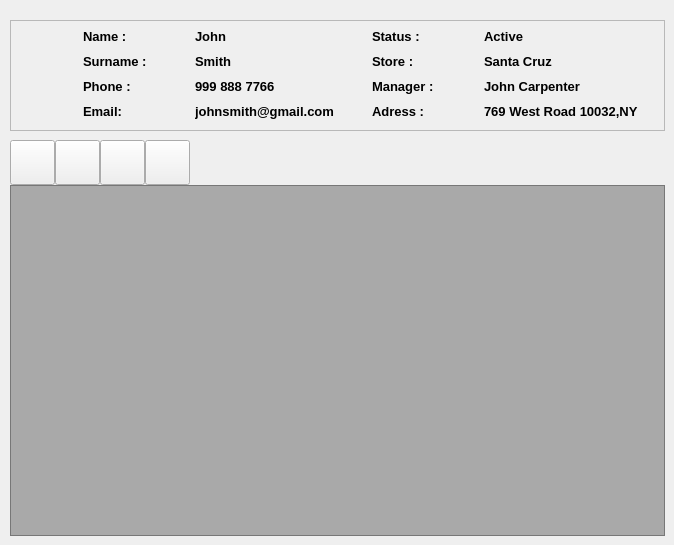
      <widget class="QWidget" name="page_5">
       <widget class="QPushButton" name="pushButton_20">
        <property name="geometry">
         <rect>
          <x>55</x>
          <y>140</y>
          <width>45</width>
          <height>45</height>
         </rect>
        </property>
        <property name="minimumSize">
         <size>
          <width>45</width>
          <height>45</height>
         </size>
        </property>
        <property name="maximumSize">
         <size>
          <width>45</width>
          <height>45</height>
         </size>
        </property>
        <property name="text">
         <string/>
        </property>
        <property name="icon">
         <iconset resource="bookstore.qrc">
          <normaloff>:/Icons/edit.svg</normaloff>:/Icons/edit.svg</iconset>
        </property>
        <property name="iconSize">
         <size>
          <width>40</width>
          <height>40</height>
         </size>
        </property>
       </widget>
       <widget class="QTableView" name="tableView_4">
        <property name="geometry">
         <rect>
          <x>10</x>
          <y>185</y>
          <width>655</width>
          <height>351</height>
         </rect>
        </property>
        <property name="styleSheet">
         <string notr="true">background-color:rgb(0,0,0,75);</string>
        </property>
       </widget>
       <widget class="QFrame" name="frame_27">
        <property name="geometry">
         <rect>
          <x>10</x>
          <y>20</y>
          <width>655</width>
          <height>111</height>
         </rect>
        </property>
        <property name="minimumSize">
         <size>
          <width>140</width>
          <height>20</height>
         </size>
        </property>
        <property name="font">
         <font>
          <weight>75</weight>
          <bold>true</bold>
         </font>
        </property>
        <property name="frameShape">
         <enum>QFrame::StyledPanel</enum>
        </property>
        <property name="frameShadow">
         <enum>QFrame::Raised</enum>
        </property>
        <layout class="QGridLayout" name="gridLayout_4">
         <property name="leftMargin">
          <number>5</number>
         </property>
         <property name="topMargin">
          <number>5</number>
         </property>
         <property name="rightMargin">
          <number>5</number>
         </property>
         <property name="bottomMargin">
          <number>5</number>
         </property>
         <property name="horizontalSpacing">
          <number>2</number>
         </property>
         <property name="verticalSpacing">
          <number>5</number>
         </property>
         <item row="0" column="3">
          <widget class="QLabel" name="label_117">
           <property name="minimumSize">
            <size>
             <width>110</width>
             <height>20</height>
            </size>
           </property>
           <property name="maximumSize">
            <size>
             <width>110</width>
             <height>20</height>
            </size>
           </property>
           <property name="font">
            <font>
             <pointsize>10</pointsize>
             <weight>75</weight>
             <bold>true</bold>
            </font>
           </property>
           <property name="text">
            <string>Status :</string>
           </property>
           <property name="scaledContents">
            <bool>false</bool>
           </property>
           <property name="wordWrap">
            <bool>false</bool>
           </property>
          </widget>
         </item>
         <item row="2" column="1">
          <widget class="QLabel" name="label_118">
           <property name="minimumSize">
            <size>
             <width>110</width>
             <height>20</height>
            </size>
           </property>
           <property name="maximumSize">
            <size>
             <width>110</width>
             <height>20</height>
            </size>
           </property>
           <property name="font">
            <font>
             <pointsize>10</pointsize>
             <weight>75</weight>
             <bold>true</bold>
            </font>
           </property>
           <property name="text">
            <string>Phone :</string>
           </property>
           <property name="scaledContents">
            <bool>false</bool>
           </property>
           <property name="wordWrap">
            <bool>false</bool>
           </property>
          </widget>
         </item>
         <item row="0" column="1">
          <widget class="QLabel" name="label_119">
           <property name="minimumSize">
            <size>
             <width>110</width>
             <height>20</height>
            </size>
           </property>
           <property name="maximumSize">
            <size>
             <width>110</width>
             <height>20</height>
            </size>
           </property>
           <property name="font">
            <font>
             <pointsize>10</pointsize>
             <weight>75</weight>
             <bold>true</bold>
            </font>
           </property>
           <property name="text">
            <string>Name :</string>
           </property>
           <property name="scaledContents">
            <bool>false</bool>
           </property>
           <property name="wordWrap">
            <bool>false</bool>
           </property>
          </widget>
         </item>
         <item row="3" column="1">
          <widget class="QLabel" name="label_120">
           <property name="minimumSize">
            <size>
             <width>110</width>
             <height>20</height>
            </size>
           </property>
           <property name="maximumSize">
            <size>
             <width>110</width>
             <height>20</height>
            </size>
           </property>
           <property name="font">
            <font>
             <pointsize>10</pointsize>
             <weight>75</weight>
             <bold>true</bold>
            </font>
           </property>
           <property name="text">
            <string>Email:</string>
           </property>
           <property name="scaledContents">
            <bool>false</bool>
           </property>
           <property name="wordWrap">
            <bool>false</bool>
           </property>
          </widget>
         </item>
         <item row="3" column="3">
          <widget class="QLabel" name="label_121">
           <property name="minimumSize">
            <size>
             <width>110</width>
             <height>20</height>
            </size>
           </property>
           <property name="maximumSize">
            <size>
             <width>110</width>
             <height>20</height>
            </size>
           </property>
           <property name="font">
            <font>
             <pointsize>10</pointsize>
             <weight>75</weight>
             <bold>true</bold>
            </font>
           </property>
           <property name="text">
            <string>Adress :</string>
           </property>
           <property name="scaledContents">
            <bool>false</bool>
           </property>
           <property name="wordWrap">
            <bool>false</bool>
           </property>
          </widget>
         </item>
         <item row="2" column="3">
          <widget class="QLabel" name="label_122">
           <property name="minimumSize">
            <size>
             <width>110</width>
             <height>20</height>
            </size>
           </property>
           <property name="maximumSize">
            <size>
             <width>110</width>
             <height>20</height>
            </size>
           </property>
           <property name="font">
            <font>
             <pointsize>10</pointsize>
             <weight>75</weight>
             <bold>true</bold>
            </font>
           </property>
           <property name="text">
            <string>Manager :</string>
           </property>
           <property name="scaledContents">
            <bool>false</bool>
           </property>
           <property name="wordWrap">
            <bool>false</bool>
           </property>
          </widget>
         </item>
         <item row="0" column="0" rowspan="5">
          <widget class="QLabel" name="label_123">
           <property name="maximumSize">
            <size>
             <width>65</width>
             <height>16777215</height>
            </size>
           </property>
           <property name="text">
            <string/>
           </property>
           <property name="pixmap">
            <pixmap resource="bookstore.qrc">:/Icons/users.svg</pixmap>
           </property>
           <property name="alignment">
            <set>Qt::AlignCenter</set>
           </property>
          </widget>
         </item>
         <item row="1" column="3">
          <widget class="QLabel" name="label_124">
           <property name="minimumSize">
            <size>
             <width>110</width>
             <height>20</height>
            </size>
           </property>
           <property name="maximumSize">
            <size>
             <width>110</width>
             <height>20</height>
            </size>
           </property>
           <property name="font">
            <font>
             <pointsize>10</pointsize>
             <weight>75</weight>
             <bold>true</bold>
            </font>
           </property>
           <property name="text">
            <string>Store :</string>
           </property>
           <property name="scaledContents">
            <bool>false</bool>
           </property>
           <property name="wordWrap">
            <bool>false</bool>
           </property>
          </widget>
         </item>
         <item row="1" column="1">
          <widget class="QLabel" name="label_125">
           <property name="minimumSize">
            <size>
             <width>110</width>
             <height>20</height>
            </size>
           </property>
           <property name="maximumSize">
            <size>
             <width>110</width>
             <height>20</height>
            </size>
           </property>
           <property name="font">
            <font>
             <pointsize>10</pointsize>
             <weight>75</weight>
             <bold>true</bold>
            </font>
           </property>
           <property name="text">
            <string>Surname :</string>
           </property>
           <property name="scaledContents">
            <bool>false</bool>
           </property>
           <property name="wordWrap">
            <bool>false</bool>
           </property>
          </widget>
         </item>
         <item row="0" column="2">
          <widget class="QLabel" name="label_126">
           <property name="minimumSize">
            <size>
             <width>140</width>
             <height>20</height>
            </size>
           </property>
           <property name="font">
            <font>
             <pointsize>10</pointsize>
             <weight>75</weight>
             <bold>true</bold>
            </font>
           </property>
           <property name="text">
            <string>John</string>
           </property>
           <property name="scaledContents">
            <bool>false</bool>
           </property>
           <property name="wordWrap">
            <bool>false</bool>
           </property>
          </widget>
         </item>
         <item row="0" column="4">
          <widget class="QLabel" name="label_127">
           <property name="minimumSize">
            <size>
             <width>140</width>
             <height>20</height>
            </size>
           </property>
           <property name="font">
            <font>
             <pointsize>10</pointsize>
             <weight>75</weight>
             <bold>true</bold>
            </font>
           </property>
           <property name="text">
            <string>Active</string>
           </property>
           <property name="scaledContents">
            <bool>false</bool>
           </property>
           <property name="wordWrap">
            <bool>false</bool>
           </property>
          </widget>
         </item>
         <item row="1" column="2">
          <widget class="QLabel" name="label_128">
           <property name="minimumSize">
            <size>
             <width>140</width>
             <height>20</height>
            </size>
           </property>
           <property name="font">
            <font>
             <pointsize>10</pointsize>
             <weight>75</weight>
             <bold>true</bold>
            </font>
           </property>
           <property name="text">
            <string>Smith</string>
           </property>
           <property name="scaledContents">
            <bool>false</bool>
           </property>
           <property name="wordWrap">
            <bool>false</bool>
           </property>
          </widget>
         </item>
         <item row="2" column="2">
          <widget class="QLabel" name="label_129">
           <property name="minimumSize">
            <size>
             <width>140</width>
             <height>20</height>
            </size>
           </property>
           <property name="font">
            <font>
             <pointsize>10</pointsize>
             <weight>75</weight>
             <bold>true</bold>
            </font>
           </property>
           <property name="text">
            <string>999 888 7766</string>
           </property>
           <property name="scaledContents">
            <bool>false</bool>
           </property>
           <property name="wordWrap">
            <bool>false</bool>
           </property>
          </widget>
         </item>
         <item row="3" column="2">
          <widget class="QLabel" name="label_130">
           <property name="minimumSize">
            <size>
             <width>140</width>
             <height>20</height>
            </size>
           </property>
           <property name="font">
            <font>
             <pointsize>10</pointsize>
             <weight>75</weight>
             <bold>true</bold>
            </font>
           </property>
           <property name="text">
            <string>johnsmith@gmail.com</string>
           </property>
           <property name="scaledContents">
            <bool>false</bool>
           </property>
           <property name="wordWrap">
            <bool>false</bool>
           </property>
          </widget>
         </item>
         <item row="1" column="4">
          <widget class="QLabel" name="label_131">
           <property name="minimumSize">
            <size>
             <width>140</width>
             <height>20</height>
            </size>
           </property>
           <property name="font">
            <font>
             <pointsize>10</pointsize>
             <weight>75</weight>
             <bold>true</bold>
            </font>
           </property>
           <property name="text">
            <string>Santa Cruz</string>
           </property>
           <property name="scaledContents">
            <bool>false</bool>
           </property>
           <property name="wordWrap">
            <bool>false</bool>
           </property>
          </widget>
         </item>
         <item row="2" column="4">
          <widget class="QLabel" name="label_132">
           <property name="minimumSize">
            <size>
             <width>140</width>
             <height>20</height>
            </size>
           </property>
           <property name="font">
            <font>
             <pointsize>10</pointsize>
             <weight>75</weight>
             <bold>true</bold>
            </font>
           </property>
           <property name="text">
            <string>John Carpenter</string>
           </property>
           <property name="scaledContents">
            <bool>false</bool>
           </property>
           <property name="wordWrap">
            <bool>false</bool>
           </property>
          </widget>
         </item>
         <item row="3" column="4">
          <widget class="QLabel" name="label_133">
           <property name="minimumSize">
            <size>
             <width>140</width>
             <height>20</height>
            </size>
           </property>
           <property name="font">
            <font>
             <pointsize>10</pointsize>
             <weight>75</weight>
             <bold>true</bold>
            </font>
           </property>
           <property name="text">
            <string>769 West Road 10032,NY</string>
           </property>
           <property name="scaledContents">
            <bool>false</bool>
           </property>
           <property name="wordWrap">
            <bool>false</bool>
           </property>
          </widget>
         </item>
        </layout>
       </widget>
       <widget class="QPushButton" name="pushButton_21">
        <property name="geometry">
         <rect>
          <x>10</x>
          <y>140</y>
          <width>45</width>
          <height>45</height>
         </rect>
        </property>
        <property name="minimumSize">
         <size>
          <width>45</width>
          <height>45</height>
         </size>
        </property>
        <property name="maximumSize">
         <size>
          <width>45</width>
          <height>45</height>
         </size>
        </property>
        <property name="text">
         <string/>
        </property>
        <property name="icon">
         <iconset resource="bookstore.qrc">
          <normaloff>:/Icons/plus-square.svg</normaloff>:/Icons/plus-square.svg</iconset>
        </property>
        <property name="iconSize">
         <size>
          <width>40</width>
          <height>40</height>
         </size>
        </property>
       </widget>
       <widget class="QPushButton" name="pushButton_22">
        <property name="geometry">
         <rect>
          <x>100</x>
          <y>140</y>
          <width>45</width>
          <height>45</height>
         </rect>
        </property>
        <property name="minimumSize">
         <size>
          <width>45</width>
          <height>45</height>
         </size>
        </property>
        <property name="maximumSize">
         <size>
          <width>45</width>
          <height>45</height>
         </size>
        </property>
        <property name="text">
         <string/>
        </property>
        <property name="icon">
         <iconset resource="bookstore.qrc">
          <normaloff>:/Icons/save.svg</normaloff>:/Icons/save.svg</iconset>
        </property>
        <property name="iconSize">
         <size>
          <width>40</width>
          <height>40</height>
         </size>
        </property>
       </widget>
       <widget class="QPushButton" name="pushButton_23">
        <property name="geometry">
         <rect>
          <x>145</x>
          <y>140</y>
          <width>45</width>
          <height>45</height>
         </rect>
        </property>
        <property name="minimumSize">
         <size>
          <width>45</width>
          <height>45</height>
         </size>
        </property>
        <property name="maximumSize">
         <size>
          <width>45</width>
          <height>45</height>
         </size>
        </property>
        <property name="text">
         <string/>
        </property>
        <property name="icon">
         <iconset resource="bookstore.qrc">
          <normaloff>:/Icons/minus-square.svg</normaloff>:/Icons/minus-square.svg</iconset>
        </property>
        <property name="iconSize">
         <size>
          <width>40</width>
          <height>40</height>
         </size>
        </property>
       </widget>
      </widget>
